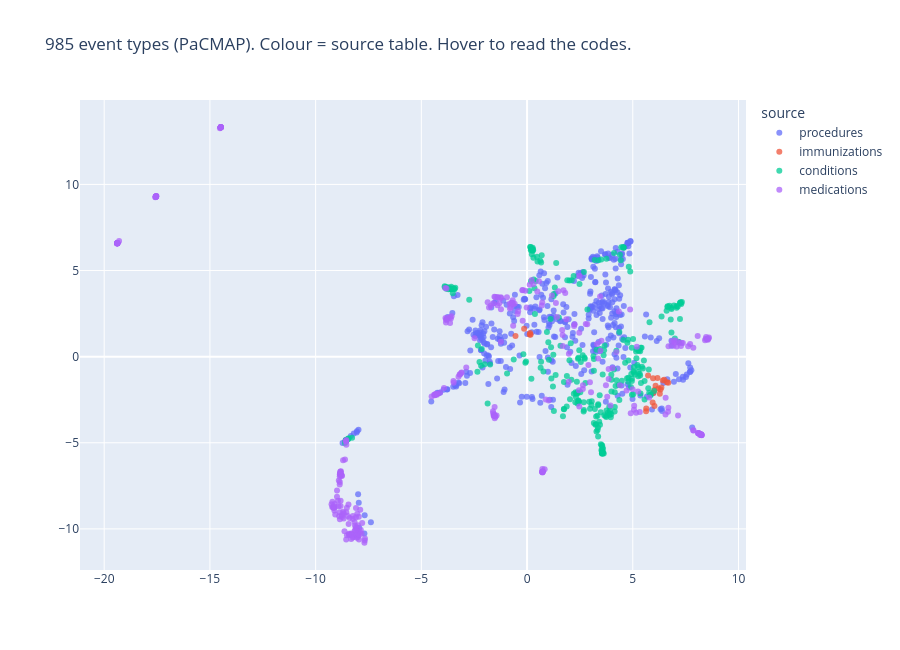

The notebook cell this image was saved under:
### Markdown cell above
## 2. Look at it

Before any metric, the picture. **PaCMAP** squeezes the 985 event vectors from 128 dimensions
down to two, trying to keep near neighbours near. Colour is the source table each code came
from: `conditions`, `medications`, `procedures`, `immunizations`.

The model never saw that column. If the colours separate at all, the geometry worked it out
from co-occurrence in patient timelines and nothing else.

### Code cell
import pacmap
import plotly.express as px


def unit(M):
    """Rows scaled to unit length, so a dot product is a cosine."""
    return M / np.linalg.norm(M, axis=1, keepdims=True)


# Section 6 measures what this projection costs and compares it against PCA and UMAP.
# Here it is just a first look, so we fit the one method and plot it.
XY = pacmap.PaCMAP(
    n_components=2, n_neighbors=10, distance="angular", random_state=7
).fit_transform(unit(W)[event_ids])

first_look = events.assign(x=XY[:, 0], y=XY[:, 1])

figure = px.scatter(
    first_look,
    x="x",
    y="y",
    color="source",
    hover_data={"token": True, "frequency": True, "x": False, "y": False},
    width=900,
    height=650,
    title="985 event types (PaCMAP). Colour = source table. Hover to read the codes.",
)
figure.update_traces(marker=dict(size=6, opacity=0.75))
figure.update_layout(xaxis_title=None, yaxis_title=None)
figure.show()

### Figure 1 — Plotly figure (JSON) as saved in the notebook; plotly's stock layout.template omitted (floating-point values rounded to 4 significant figures; data arrays with more than 128 entries replaced by an {"elided": "..."} marker saying what was removed)
{"data": [{"customdata": {"elided": "367x2 mixed values"}, "hovertemplate": "source=procedures<br>token=%{customdata[0]}<br>frequency=%{customdata[1]}<extra></extra>", "legendgroup": "procedures", "marker": {"color": "#636efa", "opacity": 0.75, "size": 6, "symbol": "circle"}, "mode": "markers", "name": "procedures", "orientation": "v", "showlegend": true, "type": "scatter", "x": {"elided": "367 float values"}, "xaxis": "x", "y": {"elided": "367 float values"}, "yaxis": "y"}, {"customdata": [["Influenza  split virus  trivalent  PF", 916201], ["Td (adult)  5 Lf tetanus toxoid  preservative free  adsorbed", 112640], ["zoster vaccine  live", 75765], ["Hep A  adult", 74615], ["COVID-19  mRNA  LNP-S  PF  30 mcg/0.3 mL dose", 52492], ["COVID-19  mRNA  LNP-S  PF  100 mcg/0.5mL dose or 50 mcg/0.25mL dose", 42232], ["COVID-19 vaccine  vector-nr  rS-Ad26  PF  0.5 mL", 5153], ["IPV", 4870], ["Hep B  adult", 2926], ["Hib (PRP-OMP)", 2321], ["Hep B  adolescent or pediatric", 1844], ["MMR", 1775], ["meningococcal MCV4P", 850], ["varicella", 843], ["meningococcal polysaccharide (groups A  C  Y and W-135) diphtheria toxoid conjugate vaccine (MCV4P)", 791], ["pneumococcal polysaccharide vaccine  23 valent", 779], ["tetanus toxoid  reduced diphtheria toxoid  and acellular pertussis vaccine  adsorbed", 432], ["zoster vaccine recombinant", 418], ["pneumococcal conjugate vaccine  13 valent", 128], ["Hep A  ped/adol  2 dose", 100], ["DTaP", 70], ["HPV  quadrivalent", 39], ["Tdap", 32]], "hovertemplate": "source=immunizations<br>token=%{customdata[0]}<br>frequency=%{customdata[1]}<extra></extra>", "legendgroup": "immunizations", "marker": {"color": "#EF553B", "opacity": 0.75, "size": 6, "symbol": "circle"}, "mode": "markers", "name": "immunizations", "orientation": "v", "showlegend": true, "type": "scatter", "x": [6.615, 6.168, 5.959, 6.078, 6.214, 6.02, 5.723, 6.678, 6.279, 6.423, 6.352, 6.311, 5.976, 6.489, 0.1269, 0.1668, 0.1444, -0.1377, -0.5469, 5.94, 6.025, 5.637, 5.63], "xaxis": "x", "y": [-1.483, -1.243, -1.248, -1.689, -1.856, -1.942, -1.092, -1.516, -2.147, -1.378, -1.793, -1.91, -2.115, -1.341, 1.28, 1.267, 1.377, 1.622, 1.2, -2.669, -2.859, -3.012, -3.164], "yaxis": "y"}, {"customdata": {"elided": "277x2 mixed values"}, "hovertemplate": "source=conditions<br>token=%{customdata[0]}<br>frequency=%{customdata[1]}<extra></extra>", "legendgroup": "conditions", "marker": {"color": "#00cc96", "opacity": 0.75, "size": 6, "symbol": "circle"}, "mode": "markers", "name": "conditions", "orientation": "v", "showlegend": true, "type": "scatter", "x": {"elided": "277 float values"}, "xaxis": "x", "y": {"elided": "277 float values"}, "yaxis": "y"}, {"customdata": {"elided": "318x2 mixed values"}, "hovertemplate": "source=medications<br>token=%{customdata[0]}<br>frequency=%{customdata[1]}<extra></extra>", "legendgroup": "medications", "marker": {"color": "#ab63fa", "opacity": 0.75, "size": 6, "symbol": "circle"}, "mode": "markers", "name": "medications", "orientation": "v", "showlegend": true, "type": "scatter", "x": {"elided": "318 float values"}, "xaxis": "x", "y": {"elided": "318 float values"}, "yaxis": "y"}], "layout": {"height": 650, "legend": {"title": {"text": "source"}, "tracegroupgap": 0}, "title": {"text": "985 event types (PaCMAP). Colour = source table. Hover to read the codes."}, "width": 900, "xaxis": {"anchor": "y", "domain": [0, 1], "title": {}}, "yaxis": {"anchor": "x", "domain": [0, 1], "title": {}}}}
